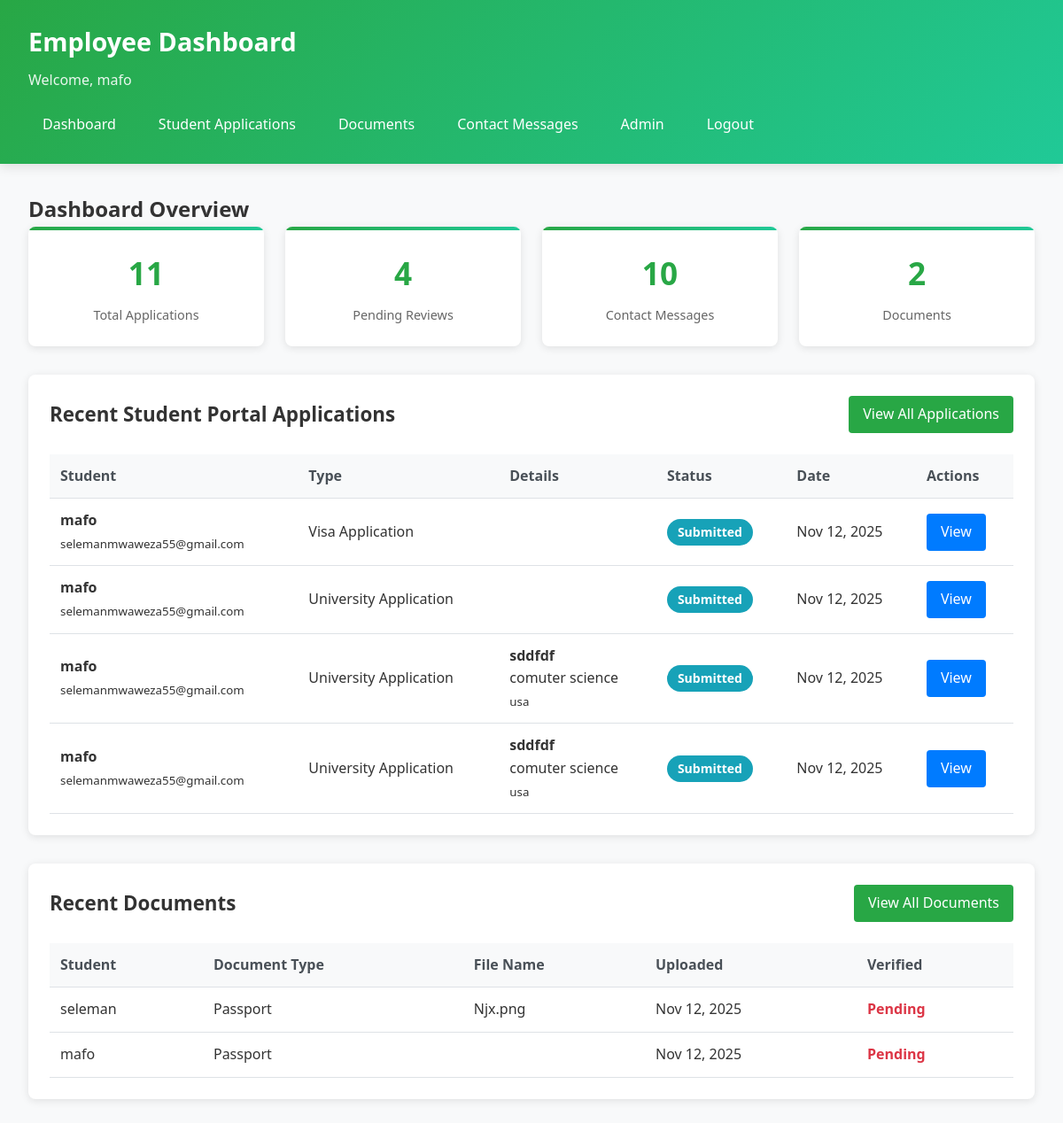
/employee/dashboard/ (signed in), run on an earlier commit of the app's database.
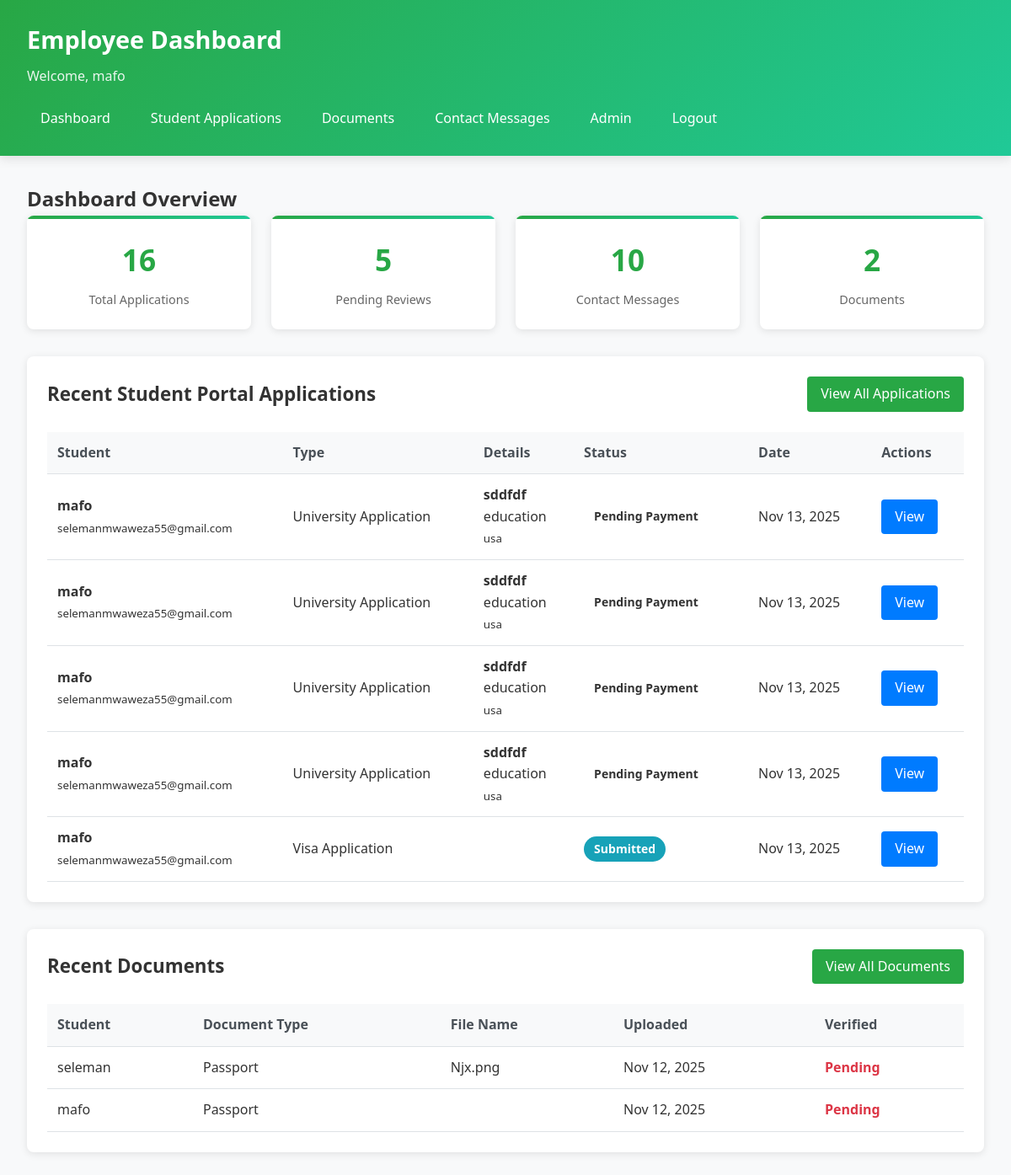
And on a later commit of the database.
### student_portal/models.py (models this page shows, shortened)
class Application(models.Model):
    APPLICATION_STATUS = [
        ('pending_payment', 'Pending Payment'),
        ('submitted', 'Submitted'),
        ('under_review', 'Under Review'),
        ('approved', 'Approved'),
        ('rejected', 'Rejected'),
        ('selected', 'Selected'),
    ]
    APPLICATION_TYPES = [
        ('university', 'University Application'),
        ('visa', 'Visa Application'),
        ('scholarship', 'Scholarship'),
        ('loan', 'Student Loan'),
    ]
    student = models.ForeignKey(User, on_delete=models.CASCADE)
    application_type = models.CharField(max_length=20, choices=APPLICATION_TYPES)
    university_name = models.CharField(max_length=255, blank=True)
    course = models.CharField(max_length=255, blank=True)
    country = models.CharField(max_length=100, blank=True)
    status = models.CharField(max_length=20, choices=APPLICATION_STATUS, default='pending_payment')
    submission_date = models.DateTimeField(auto_now_add=True)
    created_at = models.DateTimeField(auto_now_add=True)
    updated_at = models.DateTimeField(auto_now=True)
    is_paid = models.BooleanField(default=False)
    payment_amount = models.DecimalField(max_digits=10, decimal_places=2, default=5000.00)

class Document(models.Model):
    DOCUMENT_TYPES = [
        ('passport', 'Passport'),
        ('academic_transcript', 'Academic Transcript'),
        ('degree_certificate', 'Degree Certificate'),
        ('recommendation_letter', 'Recommendation Letter'),
        ('sop', 'Statement of Purpose'),
        ('cv', 'CV'),
        ('language_test', 'Language Test Results'),
        ('financial_documents', 'Financial Documents'),
    ]
    student = models.ForeignKey(User, on_delete=models.CASCADE)
    document_type = models.CharField(max_length=50, choices=DOCUMENT_TYPES)
    file = models.FileField(upload_to='documents/')
    description = models.TextField(blank=True)
    uploaded_at = models.DateTimeField(auto_now_add=True)
    is_verified = models.BooleanField(default=False)

### employee/views.py (the view)
# urls.py: path('dashboard/', views.employee_dashboard, name='employee_dashboard'),
@login_required
def employee_dashboard(request):
    applications = StudentApplication.objects.all().order_by('-created_at')
    student_applications = Application.objects.all().order_by('-created_at')  # Student portal applications
    contact_messages = ContactMessage.objects.all().order_by('-created_at')
    documents = Document.objects.all().order_by('-uploaded_at')[:10]  # Recent documents
    context = {
        'applications': applications,
        'student_applications': student_applications,
        'contact_messages': contact_messages,
        'documents': documents,
        'applications_count': applications.count() + student_applications.count(),
        'messages_count': contact_messages.count(),
        'documents_count': Document.objects.count(),
        'pending_reviews': student_applications.filter(status='submitted').count(),
    }
    return render(request, 'employee/dashboard.html', context)

### employee/templates/employee/dashboard.html (shortened to what the changed rows need)
<!DOCTYPE html>
<html lang="en">
<head>
</head>
<body>
    <div class="header">
        <div class="header-content">
            <div>
                <h1>Employee Dashboard</h1>
            </div>
        </div>
    </div>
    <div class="container">
        <h2>Dashboard Overview</h2>
        <div class="stats-grid">
            <div class="stat-card">
                <div class="stat-number">{{ applications_count }}</div>
                <div class="stat-label">Total Applications</div>
            </div>
            <div class="stat-card">
                <div class="stat-number">{{ pending_reviews }}</div>
                <div class="stat-label">Pending Reviews</div>
            </div>
        </div>
        <div class="section">
            {% if student_applications %}
            <table>
                <thead>
                    <tr>
                        <th>Student</th>
                        <th>Type</th>
                        <th>Details</th>
                        <th>Status</th>
                        <th>Date</th>
                        <th>Actions</th>
                    </tr>
                </thead>
                <tbody>
                    {% for app in student_applications|slice:":5" %}
                    <tr>
                        <td>
                            <strong>{{ app.student.get_full_name|default:app.student.username }}</strong><br>
                            <small>{{ app.student.email }}</small>
                        </td>
                        <td>{{ app.get_application_type_display }}</td>
                        <td>
                            {% if app.university_name %}<strong>{{ app.university_name }}</strong><br>{% endif %}
                            {% if app.course %}{{ app.course }}{% endif %}
                            {% if app.country %}<br><small>{{ app.country }}</small>{% endif %}
                        </td>
                        <td>
                            <span class="status-badge status-{{ app.status }}">
                                {{ app.get_status_display }}
                            </span>
                        </td>
                        <td>{{ app.created_at|date:"M d, Y" }}</td>
                        <td>
                            <a href="{% url 'employee:student_application_detail' app.id %}" class="btn btn-primary">View</a>
                        </td>
                    </tr>
                    {% endfor %}
                </tbody>
            </table>
            {% else %}
            <p class="empty-state">No student applications found.</p>
            {% endif %}
        </div>
        <div class="section">
            {% if documents %}
            <table>
                <thead>
                    <tr>
                        <th>Student</th>
                        <th>Document Type</th>
                        <th>File Name</th>
                        <th>Uploaded</th>
                        <th>Verified</th>
                    </tr>
                </thead>
                <tbody>
                    {% for doc in documents %}
                    <tr>
                        <td>{{ doc.student.get_full_name|default:doc.student.username }}</td>
                        <td>{{ doc.get_document_type_display }}</td>
                        <td>{{ doc.file.name|slice:"20:" }}</td>
                        <td>{{ doc.uploaded_at|date:"M d, Y" }}</td>
                        <td>
                            {% if doc.is_verified %}
                            <span style="color: #28a745; font-weight: bold;">✓ Verified</span>
                            {% else %}
                            <span style="color: #dc3545; font-weight: bold;">Pending</span>
                            {% endif %}
                        </td>
                    </tr>
                    {% endfor %}
                </tbody>
            </table>
            {% else %}
            <p class="empty-state">No documents found.</p>
            {% endif %}
        </div>
    </div>
</body>
</html>

What changed in the data, as far as the page shows it:
no longer on this page (row unchanged): Application: student.get_full_name "mafo", student.email "selemanmwaweza55@gmail.com", application_type "Visa Application", status "Submitted", created_at "Nov 12, 2025"
no longer on this page (row unchanged): Application: student.get_full_name "mafo", student.email "selemanmwaweza55@gmail.com", application_type "University Application", status "Submitted", created_at "Nov 12, 2025"
no longer on this page (row unchanged): Application: student.get_full_name "mafo", student.email "selemanmwaweza55@gmail.com", application_type "University Application", university_name "sddfdf", course "comuter science", country "usa", status "Submitted", created_at "Nov 12, 2025"
no longer on this page (row unchanged): Application: student.get_full_name "mafo", student.email "selemanmwaweza55@gmail.com", application_type "University Application", university_name "sddfdf", course "comuter science", country "usa", status "Submitted", created_at "Nov 12, 2025"
added Application: student.get_full_name "mafo", student.email "selemanmwaweza55@gmail.com", application_type "University Application", university_name "sddfdf", course "education", country "usa", status "Pending Payment", created_at "Nov 13, 2025"
added Application: student.get_full_name "mafo", student.email "selemanmwaweza55@gmail.com", application_type "University Application", university_name "sddfdf", course "education", country "usa", status "Pending Payment", created_at "Nov 13, 2025"
added Application: student.get_full_name "mafo", student.email "selemanmwaweza55@gmail.com", application_type "University Application", university_name "sddfdf", course "education", country "usa", status "Pending Payment", created_at "Nov 13, 2025"
added Application: student.get_full_name "mafo", student.email "selemanmwaweza55@gmail.com", application_type "University Application", university_name "sddfdf", course "education", country "usa", status "Pending Payment", created_at "Nov 13, 2025"
added Application: student.get_full_name "mafo", student.email "selemanmwaweza55@gmail.com", application_type "Visa Application", status "Submitted", created_at "Nov 13, 2025"
Also different on the page:
{{ applications_count }}: "11" → "16"
{{ pending_reviews }}: "4" → "5"
